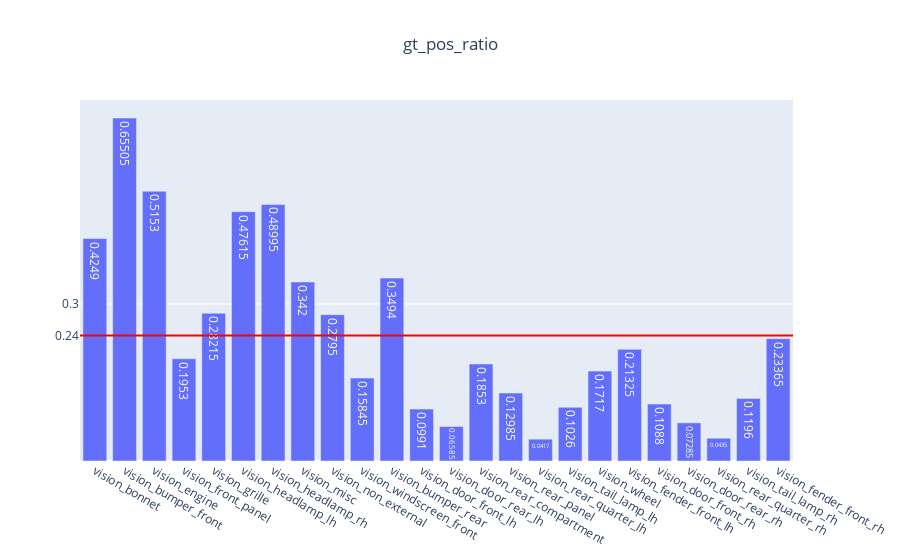

The cell this chart's notebook holds for it:
### Code cell
genVisMulitlabel(partEvalMetrics, "gt_pos_ratio")

### Figure 1 — Plotly figure (JSON) as saved in the notebook; plotly's stock layout.template omitted (floating-point values rounded to 4 significant figures)
{"data": [{"text": [0.4249, 0.6551, 0.5153, 0.1953, 0.2822, 0.4762, 0.4899, 0.342, 0.2795, 0.1585, 0.3494, 0.0991, 0.06585, 0.1853, 0.1298, 0.0417, 0.1026, 0.1717, 0.2132, 0.1088, 0.07285, 0.0435, 0.1196, 0.2336], "type": "bar", "x": ["vision_bonnet", "vision_bumper_front", "vision_engine", "vision_front_panel", "vision_grille", "vision_headlamp_lh", "vision_headlamp_rh", "vision_misc", "vision_non_external", "vision_windscreen_front", "vision_bumper_rear", "vision_door_front_lh", "vision_door_rear_lh", "vision_rear_compartment", "vision_rear_panel", "vision_rear_quarter_lh", "vision_tail_lamp_lh", "vision_wheel", "vision_fender_front_lh", "vision_door_front_rh", "vision_door_rear_rh", "vision_rear_quarter_rh", "vision_tail_lamp_rh", "vision_fender_front_rh"], "y": [0.4249, 0.6551, 0.5153, 0.1953, 0.2822, 0.4762, 0.4899, 0.342, 0.2795, 0.1585, 0.3494, 0.0991, 0.06585, 0.1853, 0.1298, 0.0417, 0.1026, 0.1717, 0.2132, 0.1088, 0.07285, 0.0435, 0.1196, 0.2336]}], "layout": {"shapes": [{"line": {"color": "red", "width": 2}, "type": "line", "x0": 0, "x1": 1, "xref": "x domain", "y0": 0.2398, "y1": 0.2398, "yref": "y"}], "title": {"text": "gt_pos_ratio", "x": 0.5}, "yaxis": {"tickmode": "array", "tickvals": ["0.24", 0.3, 0.8]}}}
